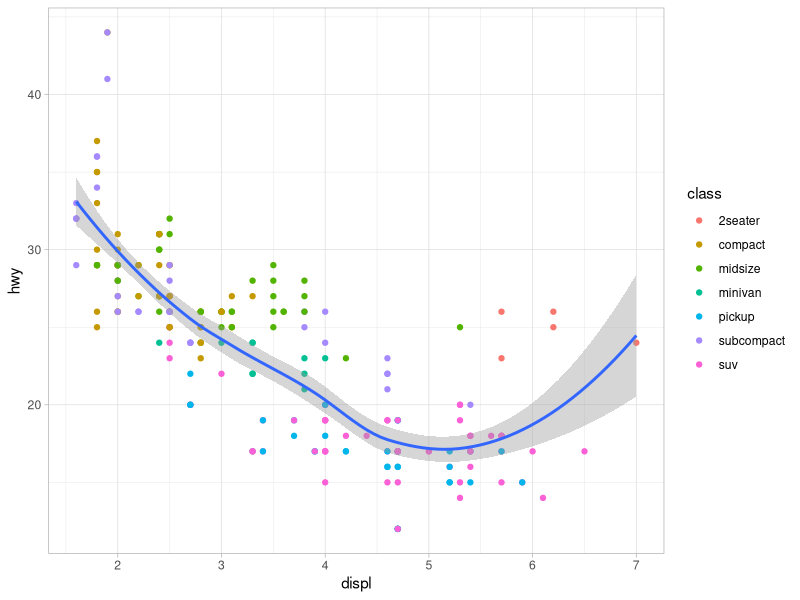

Write the R code that produced this figure.
## ---- chunk 1
1 + 1
## ---- chunk 2
#| echo: true
2 * 2
## ---- chunk 3
#| echo: true
#| warning: false
#| message: false

library(ggplot2)

ggplot(data = mpg, mapping = aes(x = displ, y = hwy)) + 
  geom_point(mapping = aes(color = class)) + 
  geom_smooth()+
  theme_light()
